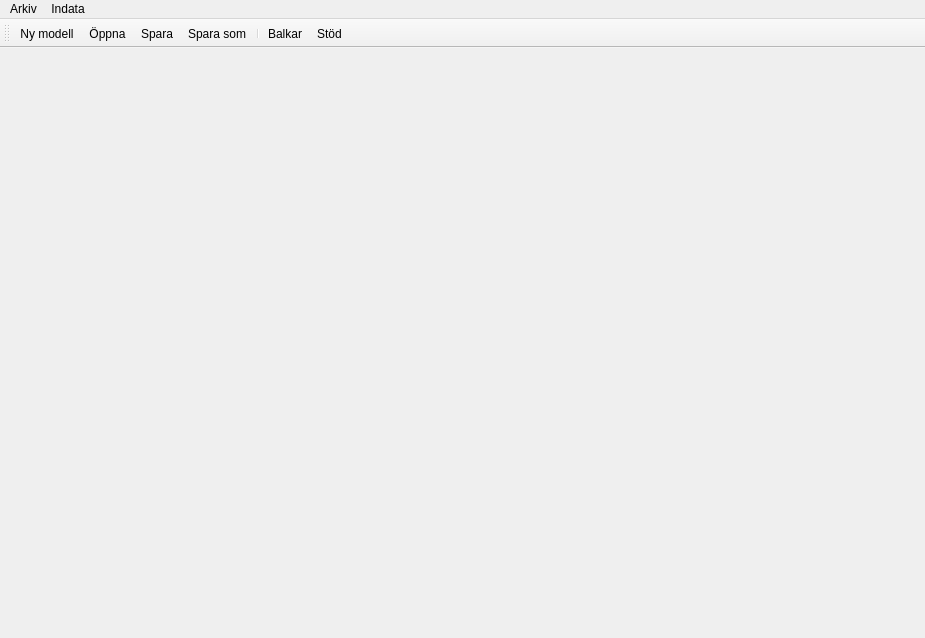
<?xml version="1.0" encoding="UTF-8"?>
<ui version="4.0">
 <class>main_window</class>
 <widget class="QMainWindow" name="main_window">
  <property name="geometry">
   <rect>
    <x>0</x>
    <y>0</y>
    <width>925</width>
    <height>638</height>
   </rect>
  </property>
  <property name="windowTitle">
   <string>MainWindow</string>
  </property>
  <widget class="QWidget" name="main_widget">
   <layout class="QVBoxLayout" name="verticalLayout_2">
    <item>
     <layout class="QVBoxLayout" name="main_layout">
      <property name="spacing">
       <number>0</number>
      </property>
      <property name="leftMargin">
       <number>0</number>
      </property>
      <property name="topMargin">
       <number>0</number>
      </property>
      <property name="rightMargin">
       <number>0</number>
      </property>
      <property name="bottomMargin">
       <number>0</number>
      </property>
     </layout>
    </item>
   </layout>
  </widget>
  <widget class="QMenuBar" name="menu_bar">
   <property name="geometry">
    <rect>
     <x>0</x>
     <y>0</y>
     <width>925</width>
     <height>21</height>
    </rect>
   </property>
   <widget class="QMenu" name="file_menu">
    <property name="title">
     <string>Arkiv</string>
    </property>
    <addaction name="new_action"/>
    <addaction name="separator"/>
    <addaction name="open_action"/>
    <addaction name="save_action"/>
    <addaction name="save_as_action"/>
    <addaction name="separator"/>
    <addaction name="exit_action"/>
   </widget>
   <widget class="QMenu" name="input_menu">
    <property name="title">
     <string>Indata</string>
    </property>
    <addaction name="segments_action"/>
    <addaction name="bc_action"/>
   </widget>
   <addaction name="file_menu"/>
   <addaction name="input_menu"/>
  </widget>
  <widget class="QToolBar" name="toolBar">
   <property name="windowTitle">
    <string>toolBar</string>
   </property>
   <property name="toolButtonStyle">
    <enum>Qt::ToolButtonTextUnderIcon</enum>
   </property>
   <attribute name="toolBarArea">
    <enum>TopToolBarArea</enum>
   </attribute>
   <attribute name="toolBarBreak">
    <bool>false</bool>
   </attribute>
   <addaction name="new_action"/>
   <addaction name="open_action"/>
   <addaction name="save_action"/>
   <addaction name="save_as_action"/>
   <addaction name="separator"/>
   <addaction name="segments_action"/>
   <addaction name="bc_action"/>
  </widget>
  <action name="open_action">
   <property name="icon">
    <iconset>
     <normalon>:/toolbar/images/icons8-open-32.png</normalon>
    </iconset>
   </property>
   <property name="text">
    <string>Öppna</string>
   </property>
  </action>
  <action name="save_action">
   <property name="icon">
    <iconset>
     <normalon>:/toolbar/images/icons8-save-32.png</normalon>
    </iconset>
   </property>
   <property name="text">
    <string>Spara</string>
   </property>
  </action>
  <action name="save_as_action">
   <property name="icon">
    <iconset>
     <normalon>:/toolbar/images/icons8-save-as-32.png</normalon>
    </iconset>
   </property>
   <property name="text">
    <string>Spara som...</string>
   </property>
  </action>
  <action name="action">
   <property name="text">
    <string>-</string>
   </property>
  </action>
  <action name="exit_action">
   <property name="text">
    <string>Avsluta</string>
   </property>
  </action>
  <action name="new_action">
   <property name="icon">
    <iconset>
     <normalon>:/toolbar/images/icons8-file-32.png</normalon>
    </iconset>
   </property>
   <property name="text">
    <string>Ny modell</string>
   </property>
  </action>
  <action name="segments_action">
   <property name="icon">
    <iconset>
     <normalon>:/toolbar/images/icons8-edit-property-32.png</normalon>
    </iconset>
   </property>
   <property name="text">
    <string>Balkar...</string>
   </property>
   <property name="menuRole">
    <enum>QAction::NoRole</enum>
   </property>
  </action>
  <action name="bc_action">
   <property name="icon">
    <iconset>
     <normalon>:/toolbar/images/icons8-edit-property-32.png</normalon>
    </iconset>
   </property>
   <property name="text">
    <string>Stöd...</string>
   </property>
  </action>
 </widget>
 <resources>
  <include location="beam_app.qrc"/>
 </resources>
 <connections/>
</ui>
